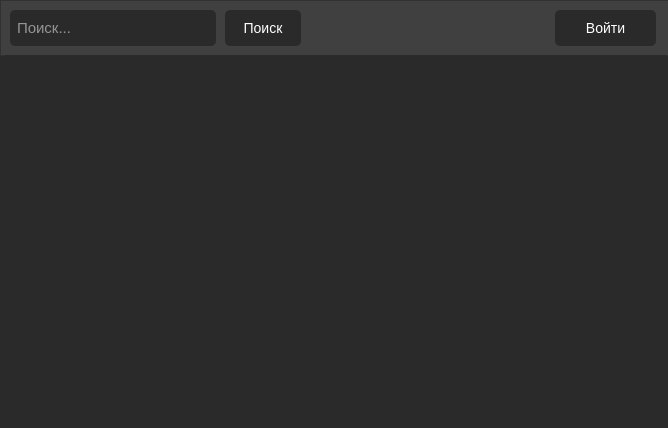
<?xml version="1.0" encoding="UTF-8"?>
<ui version="4.0">
 <class>MainWindow</class>
 <widget class="QMainWindow" name="MainWindow">
  <property name="enabled">
   <bool>true</bool>
  </property>
  <property name="geometry">
   <rect>
    <x>0</x>
    <y>0</y>
    <width>668</width>
    <height>428</height>
   </rect>
  </property>
  <property name="sizePolicy">
   <sizepolicy hsizetype="Preferred" vsizetype="Preferred">
    <horstretch>0</horstretch>
    <verstretch>0</verstretch>
   </sizepolicy>
  </property>
  <property name="minimumSize">
   <size>
    <width>668</width>
    <height>428</height>
   </size>
  </property>
  <property name="maximumSize">
   <size>
    <width>668</width>
    <height>428</height>
   </size>
  </property>
  <property name="windowTitle">
   <string>App sale</string>
  </property>
  <property name="styleSheet">
   <string notr="true">background-color: #2a2a2a;</string>
  </property>
  <widget class="QWidget" name="centralwidget">
   <widget class="QFrame" name="frame">
    <property name="geometry">
     <rect>
      <x>0</x>
      <y>0</y>
      <width>671</width>
      <height>56</height>
     </rect>
    </property>
    <property name="styleSheet">
     <string notr="true">background-color: #404040</string>
    </property>
    <property name="frameShape">
     <enum>QFrame::StyledPanel</enum>
    </property>
    <property name="frameShadow">
     <enum>QFrame::Raised</enum>
    </property>
    <widget class="QLineEdit" name="lineEdit">
     <property name="geometry">
      <rect>
       <x>10</x>
       <y>10</y>
       <width>206</width>
       <height>36</height>
      </rect>
     </property>
     <property name="font">
      <font>
       <pointsize>11</pointsize>
      </font>
     </property>
     <property name="styleSheet">
      <string notr="true">padding:2px 5px;
height: 28px;
color: white;
background-color: #2a2a2a;
border-radius: 5px;
border: none;</string>
     </property>
     <property name="placeholderText">
      <string>Поиск...</string>
     </property>
     <property name="clearButtonEnabled">
      <bool>true</bool>
     </property>
    </widget>
    <widget class="QPushButton" name="pushButton">
     <property name="geometry">
      <rect>
       <x>225</x>
       <y>10</y>
       <width>76</width>
       <height>36</height>
      </rect>
     </property>
     <property name="styleSheet">
      <string notr="true">padding: 2px;
font-size: 14px;
height: 28px;
color: white;
background-color: #2a2a2a;
border-radius: 5px;</string>
     </property>
     <property name="text">
      <string>Поиск</string>
     </property>
    </widget>
    <widget class="QPushButton" name="pushButton_2">
     <property name="geometry">
      <rect>
       <x>555</x>
       <y>10</y>
       <width>101</width>
       <height>36</height>
      </rect>
     </property>
     <property name="styleSheet">
      <string notr="true">padding: 2px;
font-size: 14px;
height: 28px;
color: white;
background-color: #2a2a2a;
border-radius: 5px;</string>
     </property>
     <property name="text">
      <string>Войти</string>
     </property>
    </widget>
   </widget>
   <widget class="QListWidget" name="listWidget">
    <property name="geometry">
     <rect>
      <x>5</x>
      <y>55</y>
      <width>661</width>
      <height>371</height>
     </rect>
    </property>
    <property name="styleSheet">
     <string notr="true">QListWidget {
	border: none;
	font-size:15px;
	background-color: #2a2a2a;
	color: white;
}

QListWidget::item {
	padding: 2 px 6px;
}</string>
    </property>
   </widget>
  </widget>
 </widget>
 <resources/>
 <connections/>
</ui>
